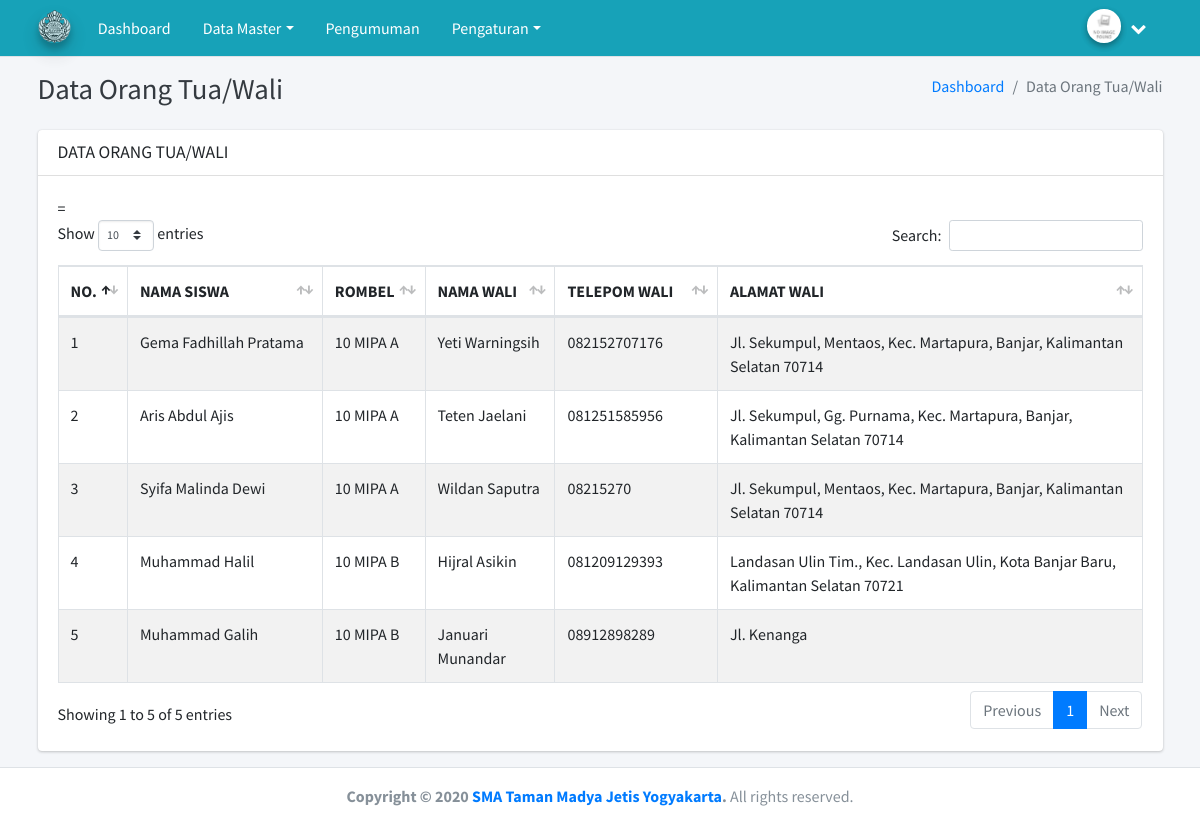
The page /index.php/admin/siswa/wali on the database its author committed.
### tables this page shows
CREATE TABLE `profil_sekolah` (
  `id_profil_sekolah` int(11) NOT NULL,
  `nama` varchar(100) NOT NULL,
  `kepala` varchar(50) NOT NULL,
  `telepon` varchar(15) NOT NULL,
  `email` varchar(50) NOT NULL,
  `website` varchar(100) NOT NULL,
  `logo` text NOT NULL,
  `alamat` text NOT NULL
);

CREATE TABLE `wali` (
  `id_wali` int(11) NOT NULL,
  `id_siswa` int(11) NOT NULL,
  `nama_wali` varchar(50) NOT NULL,
  `telepon_wali` varchar(15) NOT NULL,
  `foto_wali` text NOT NULL,
  `alamat_wali` text NOT NULL,
  `password` varchar(60) NOT NULL
);

CREATE TABLE `siswa` (
  `id_siswa` int(11) NOT NULL,
  `id_kelas` int(11) NOT NULL,
  `id_rombel` int(11) NOT NULL,
  `nis` varchar(30) NOT NULL,
  `nisn` varchar(30) NOT NULL,
  `password` varchar(60) NOT NULL,
  `nama_siswa` varchar(50) NOT NULL,
  `jk_siswa` enum('L','P','','') NOT NULL,
  `foto` text NOT NULL,
  `alamat` text NOT NULL
);

CREATE TABLE `rombel` (
  `id_rombel` int(11) NOT NULL,
  `id_jurusan` int(11) NOT NULL,
  `id_guru` int(11) NOT NULL,
  `rombel` varchar(30) NOT NULL
);

### application/views/admin/layout/v_wrapper.php (called while the page is built)
<?php
include 'v_head.php';
include 'v_nav.php';
include 'v_content.php';
include 'v_footer.php';
?>

### application/controllers/admin/Siswa.php (called while the page is built, shortened)
<?php
class Siswa extends CI_Controller {
	public function __construct()
	{
		$this->load->model('siswa_model', 'siswa');
		$this->load->model('kelas_model', 'kelas');
	}
	public function wali()
	{
		$data = array(
			'title'	=> 'Data Wali | Apps Sekolah',
			'data'	=> $this->siswa->list_wali(),
			'content'	=> 'admin/siswa/v_wali'
		);
		$this->load->view('admin/layout/v_wrapper', $data, FALSE);
	}
}

### index.php (called while the page is built, shortened)
<?php
require_once BASEPATH.'core/CodeIgniter.php';

### application/models/Public_model.php (called while the page is built, shortened)
<?php
class Public_model extends CI_Model {
	public function get_admin($id_admin)
	{
		$this->db->select('*');
		$this->db->from('admin');
		$this->db->where('id_admin', $id_admin);
		$query = $this->db->get();
		return $query->row();
	}
	public function get_profil_sekolah($id=1)
	{
		$this->db->select('*');
		$this->db->from('profil_sekolah');
		$this->db->where('id_profil_sekolah', $id);
		$query = $this->db->get();
		return $query->row();
	}
}

### application/views/admin/layout/v_content.php (called while the page is built)
<?php
if ($content)
{
	$this->load->view($content);
}
?>

### application/models/Siswa_model.php (called while the page is built, shortened)
<?php
class Siswa_model extends CI_Model {
	public function list_wali()
	{
		$this->db->select('*');
		$this->db->from('wali');
		$this->db->join('siswa', 'wali.id_siswa = siswa.id_siswa', 'left');
		$this->db->join('kelas', 'siswa.id_kelas = kelas.id_kelas', 'left');
		$this->db->join('rombel', 'siswa.id_rombel = rombel.id_rombel', 'left');
		$query = $this->db->get();
		return $query->result();
	}
}

### application/views/admin/siswa/v_wali.php (the view, shortened to what this page needs)
<div class="content-wrapper">
  <div class="content-header">
    <div class="container">
      <div class="row mb-2">
        <div class="col-sm-6">
          <h1 class="m-0 text-dark"> Data Orang Tua/Wali</h1>
        </div>
        <div class="col-sm-6">
          <ol class="breadcrumb float-sm-right">
            <li class="breadcrumb-item"><a href="#">Dashboard</a></li>
            <li class="breadcrumb-item active">Data Orang Tua/Wali</li>
          </ol>
        </div>
      </div>
    </div>
  </div>
  <div class="content">
    <div class="container">
      <div class="row">
        <div class="col-lg-12">
          <div class="card">
            <div class="card-header">
              <h3 class="card-title"> DATA ORANG TUA/WALI</h3>
            </div>
            <div class="card-body">
              <table id="example1" class="table table-bordered table-striped">
                <thead>
                  <tr>
                    <th>NO.</th>
                    <th>NAMA SISWA</th>
                    <th>ROMBEL</th>=
                    <th>NAMA WALI</th>
                    <th>TELEPOM WALI</th>
                    <th>ALAMAT WALI</th>
                  </tr>
                </thead>
                <tbody>
                  <?php $no=1; foreach($data as $siswa){?>
                    <tr>
                      <td width="5%"><?= $no ++?></td>
                      <td width="18%"><?= $siswa->nama_siswa ?></td>
                      <td><?= $siswa->rombel ?></td>
                      <td width="12%"><?= $siswa->nama_wali ?></td>
                      <td width="15%"><?= $siswa->telepon_wali ?></td>
                      <td><?= $siswa->alamat_wali ?></td>
                    </tr>
                  <?php } ?>
                </tbody>
              </table>
            </div>
          </div>
        </div>
      </div>
    </div>
  </div>
</div>

### application/views/admin/layout/v_nav.php (shortened to what this page needs)
<nav class="main-header navbar navbar-expand-md navbar-light navbar-white">
  <div class="container">
    <a href="<?= base_url() ?>admin/dashboard" class="navbar-brand">
      <img src="<?= base_url() ?>public/media/upload-profil-sekolah/<?= $data_profil_sekolah->logo ?>" alt="AdminLTE Logo" class="brand-image img-circle elevation-3"
      style="opacity: .8">
    </a>
    <div class="collapse navbar-collapse order-3" id="navbarCollapse">
      <ul class="navbar-nav">
        <li class="nav-item">
          <a href="<?= base_url() ?>admin/dashboard" class="nav-link">Dashboard</a>
        </li>
        <li class="nav-item dropdown">
          <a id="dropdownSubMenu1" href="#" data-toggle="dropdown" aria-haspopup="true" aria-expanded="false" class="nav-link dropdown-toggle">Data Master</a>
        </li>
        <li class="nav-item">
          <a href="<?= base_url() ?>admin/pengumuman" class="nav-link">Pengumuman</a>
        </li>
        <li class="nav-item dropdown">
          <a id="dropdownSubMenu1" href="#" data-toggle="dropdown" aria-haspopup="true" aria-expanded="false" class="nav-link dropdown-toggle">Pengaturan</a>
        </li>
      </ul>
    </div>
    <ul class="order-1 order-md-3 navbar-nav navbar-no-expand ml-auto">
      <li class="nav-item dropdown user-menu">
        <a href="#" class="nav-link dropdown-toggle" data-toggle="dropdown">
          <?php if (empty($data_admin->foto)): ?>
            <img src="<?= base_url() ?>public/media/icon/no-img.jpg" class="user-image img-circle elevation-2" alt="User Image">
            <?php else: ?>
              <img src="<?= base_url() ?>public/media/upload-admin/<?= $data_admin->foto ?>" class="user-image img-circle elevation-2" alt="User Image">
            <?php endif ?>
            <span class="d-none d-md-inline"><?= $data_admin->nama ?></span> <i class="fa fa-chevron-down"></i>
          </a>
      </li>
    </ul>
  </div>
</nav>

### application/views/admin/layout/v_footer.php (shortened to what this page needs)
<footer class="main-footer">
  <center><strong>Copyright &copy; 2020 <a href="https://adminlte.io"><?= $data_profil_sekolah->nama ?></a>.</strong> All rights reserved.</center>
</footer>
</div>
</body>
</html>

### rows shown on the page
profil_sekolah: logo (picture), nama "SMA Taman Madya Jetis Yogyakarta"
wali: id_siswa.nama_siswa "Gema Fadhillah Pratama", rombel.rombel "10 MIPA A", nama_wali "Yeti Warningsih", telepon_wali "082152707176", alamat_wali "Jl. Sekumpul, Mentaos, Kec. Martapura, Banjar, Kalimantan Selatan 70714"
wali: id_siswa.nama_siswa "Aris Abdul Ajis", rombel.rombel "10 MIPA A", nama_wali "Teten Jaelani", telepon_wali "081251585956", alamat_wali "Jl. Sekumpul, Gg. Purnama, Kec. Martapura, Banjar, Kalimantan Selatan 70714"
wali: id_siswa.nama_siswa "Syifa Malinda Dewi", rombel.rombel "10 MIPA A", nama_wali "Wildan Saputra", telepon_wali "08215270", alamat_wali "Jl. Sekumpul, Mentaos, Kec. Martapura, Banjar, Kalimantan Selatan 70714"
wali: id_siswa.nama_siswa "Muhammad Halil", rombel.rombel "10 MIPA B", nama_wali "Hijral Asikin", telepon_wali "081209129393", alamat_wali "Landasan Ulin Tim., Kec. Landasan Ulin, Kota Banjar Baru, Kalimantan Selatan 70721"
wali: id_siswa.nama_siswa "Muhammad Galih", rombel.rombel "10 MIPA B", nama_wali "Januari Munandar", telepon_wali "08912898289", alamat_wali "Jl. Kenanga"
